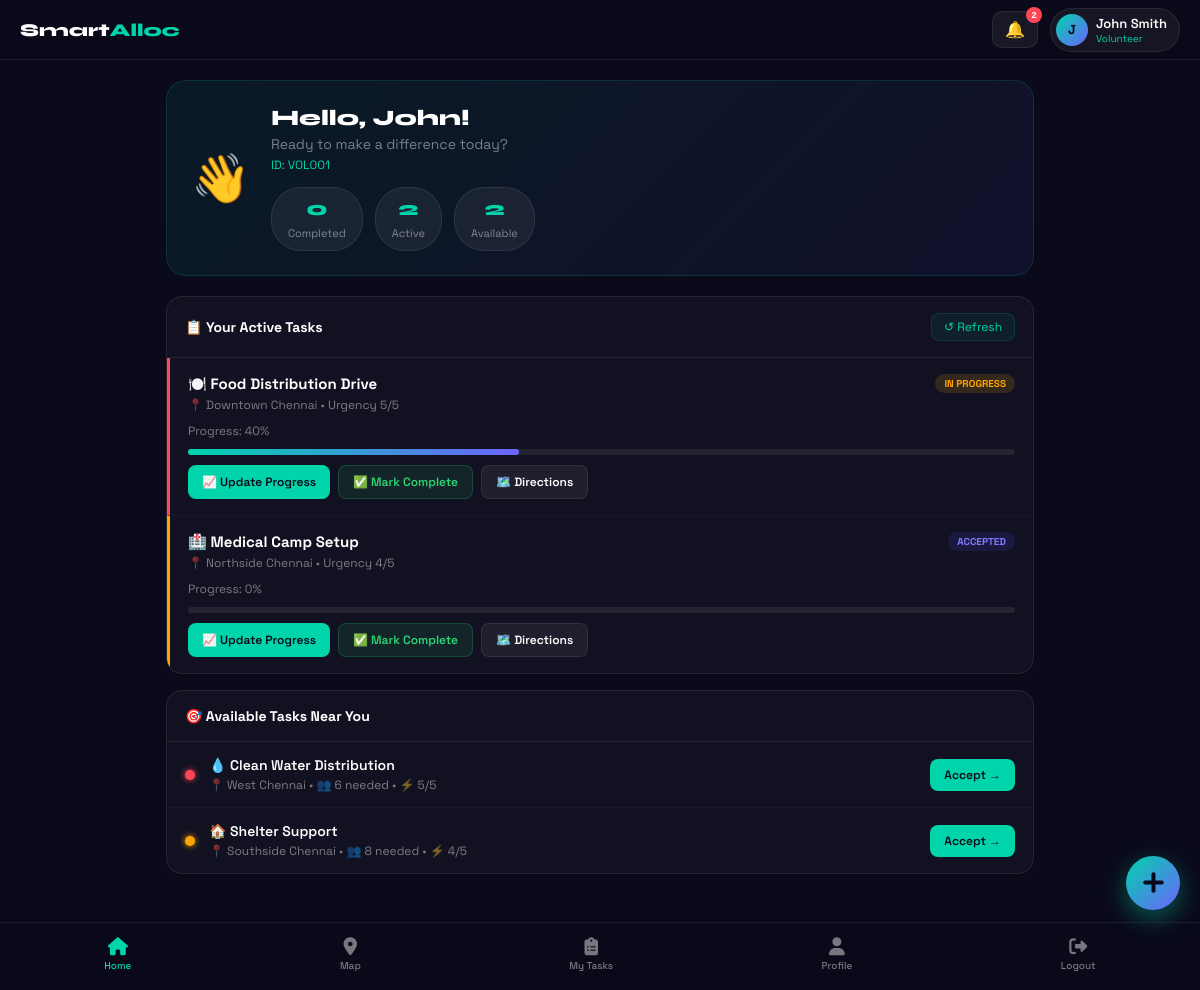
The app's page /smartalloc/pages/volunteer_dashboard.php (signed in) with its own data.
### tables this page shows
CREATE TABLE IF NOT EXISTS users (
    id INT AUTO_INCREMENT PRIMARY KEY,
    name VARCHAR(100) NOT NULL,
    email VARCHAR(100) UNIQUE NOT NULL,
    password VARCHAR(255) NOT NULL,
    role ENUM('admin','volunteer','ngo') NOT NULL,
    volunteer_id VARCHAR(20) NULL,
    phone VARCHAR(20),
    location VARCHAR(200),
    skills TEXT,
    profile_pic VARCHAR(255) DEFAULT 'default.png',
    status ENUM('active','inactive','pending') DEFAULT 'active',
    created_at TIMESTAMP DEFAULT CURRENT_TIMESTAMP
);

CREATE TABLE IF NOT EXISTS assignments (
    id INT AUTO_INCREMENT PRIMARY KEY,
    task_id INT,
    volunteer_id INT,
    status ENUM('pending','accepted','in-progress','completed','declined') DEFAULT 'pending',
    progress INT DEFAULT 0,
    assigned_at TIMESTAMP DEFAULT CURRENT_TIMESTAMP,
    completed_at TIMESTAMP NULL,
    FOREIGN KEY (task_id) REFERENCES tasks(id) ON DELETE CASCADE,
    FOREIGN KEY (volunteer_id) REFERENCES users(id) ON DELETE CASCADE
);

CREATE TABLE IF NOT EXISTS tasks (
    id INT AUTO_INCREMENT PRIMARY KEY,
    title VARCHAR(200) NOT NULL,
    description TEXT,
    location VARCHAR(200),
    latitude DECIMAL(10,8) DEFAULT 11.0168,
    longitude DECIMAL(11,8) DEFAULT 76.9558,
    problem_type ENUM('food','medical','shelter','water','education','other') DEFAULT 'other',
    urgency INT DEFAULT 3 CHECK (urgency BETWEEN 1 AND 5),
    status ENUM('open','in-progress','completed') DEFAULT 'open',
    volunteers_needed INT DEFAULT 1,
    created_by INT,
    ngo_id INT NULL,
    created_at TIMESTAMP DEFAULT CURRENT_TIMESTAMP,
    updated_at TIMESTAMP DEFAULT CURRENT_TIMESTAMP ON UPDATE CURRENT_TIMESTAMP,
    FOREIGN KEY (created_by) REFERENCES users(id),
    FOREIGN KEY (ngo_id) REFERENCES ngos(id)
);

### smartalloc/pages/volunteer_dashboard.php (the view, shortened to what this page needs)
<?php
$user = $_SESSION['user'];
$db = getDB();
$my_assignments = $db->prepare("SELECT a.*, t.title, t.location, t.problem_type, t.urgency, t.description, t.volunteers_needed FROM assignments a JOIN tasks t ON a.task_id = t.id WHERE a.volunteer_id = ? ORDER BY a.assigned_at DESC");
$my_assignments->bind_param('i', $user['id']);
$my_assignments->execute();
$my_tasks = $my_assignments->get_result()->fetch_all(MYSQLI_ASSOC);
$active_count = count(array_filter($my_tasks, fn($t) => in_array($t['status'], ['accepted','in-progress'])));
$completed_count = count(array_filter($my_tasks, fn($t) => $t['status'] === 'completed'));
$avail = $db->prepare("SELECT t.* FROM tasks t LEFT JOIN assignments a ON a.task_id = t.id AND a.volunteer_id = ? WHERE t.status='open' AND a.id IS NULL ORDER BY t.urgency DESC LIMIT 8");
$avail->bind_param('i', $user['id']);
$avail->execute();
$available_tasks = $avail->get_result()->fetch_all(MYSQLI_ASSOC);
$nq = $db->prepare("SELECT * FROM notifications WHERE user_id = ? AND is_read = 0 ORDER BY created_at DESC LIMIT 5");
$nq->bind_param('i', $user['id']);
$nq->execute();
$notifs = $nq->get_result()->fetch_all(MYSQLI_ASSOC);
$notif_count = count($notifs);
$uq = $db->prepare("SELECT * FROM users WHERE id = ?");
$uq->bind_param('i', $user['id']);
$uq->execute();
$volunteer_details = $uq->get_result()->fetch_assoc();
$urgency_color = [5=>'#FF4757',4=>'#FFA502',3=>'#5352ED',2=>'#00D4AA',1=>'#888'];
$type_icons=['food'=>'🍽️','medical'=>'🏥','shelter'=>'🏠','water'=>'💧','education'=>'📚','other'=>'📌'];
?>
<!DOCTYPE html>
<html lang="en">
<head>
<link rel="stylesheet" href="https://cdnjs.cloudflare.com/ajax/libs/font-awesome/6.4.0/css/all.min.css">
</head>
<body>
<div class="topnav">
  <div class="logo">Smart<span>Alloc</span></div>
  <button class="icon-btn" onclick="toggleNotifs()" title="Notifications">
    🔔 <?php if($notif_count>0): ?><span class="badge-dot"><?=$notif_count?></span><?php endif; ?>
  </button>
  <div class="profile-btn" onclick="openProfile()">
    <div class="avatar"><?=strtoupper(substr($user['name'],0,1))?></div>
    <div><div class="uname"><?=htmlspecialchars($user['name'])?></div><div class="urole">Volunteer</div></div>
  </div>
</div>
<div class="page">
  <div class="hero">
    <div class="hero-icon">👋</div>
    <div style="flex:1">
      <h2>Hello, <?=htmlspecialchars(explode(' ', $user['name'])[0])?>!</h2>
      <p>Ready to make a difference today?</p>
      <?php if($volunteer_details['volunteer_id']): ?>
      <p style="margin-top:4px;font-size:12px;color:var(--primary)">ID: <?=htmlspecialchars($volunteer_details['volunteer_id'])?></p>
      <?php endif; ?>
      <div class="stat-pills">
        <div class="stat-pill"><span class="stat-pill-num"><?=$completed_count?></span><span class="stat-pill-label">Completed</span></div>
        <div class="stat-pill"><span class="stat-pill-num"><?=$active_count?></span><span class="stat-pill-label">Active</span></div>
        <div class="stat-pill"><span class="stat-pill-num"><?=count($available_tasks)?></span><span class="stat-pill-label">Available</span></div>
      </div>
    </div>
  </div>
  <div class="section-card">
    <div class="section-header">
      <div class="section-title">📋 Your Active Tasks</div>
      <button class="section-action" onclick="location.reload()">↺ Refresh</button>
    </div>
    <?php $active = array_filter($my_tasks, fn($t)=>in_array($t['status'],['accepted','in-progress'])); ?>
    <?php foreach($active as $t):
      $clr = $urgency_color[$t['urgency']] ?? '#888';
      $badge_class = $t['status']==='in-progress' ? 'badge-inprogress' : 'badge-accepted';
    ?>
    <div class="task-item" style="border-left:3px solid <?=$clr?>">
      <div class="task-top">
        <div>
          <div class="task-name"><?=$type_icons[$t['problem_type']]?> <?=htmlspecialchars($t['title'])?></div>
          <div class="task-meta">📍 <?=htmlspecialchars($t['location'])?> • Urgency <?=$t['urgency']?>/5</div>
        </div>
        <span class="badge <?=$badge_class?>"><?=ucfirst(str_replace('-',' ',$t['status']))?></span>
      </div>
      <div style="font-size:12px;color:var(--text-muted);margin-bottom:6px">Progress: <?=$t['progress']?>%</div>
      <div class="progress-bar"><div class="progress-fill" style="width:<?=$t['progress']?>%"></div></div>
      <div class="task-actions">
        <button class="btn btn-primary" onclick="updateProgress(<?=$t['id']?>, <?=$t['task_id']?>)">📈 Update Progress</button>
        <button class="btn btn-success" onclick="completeTask(<?=$t['id']?>, <?=$t['task_id']?>)">✅ Mark Complete</button>
        <button class="btn btn-ghost" onclick="window.open('https://maps.google.com/?q='+encodeURIComponent('<?=addslashes($t['location'])?>'), '_blank')">🗺️ Directions</button>
      </div>
    </div>
    <?php endforeach; ?>
  </div>
  <div class="section-card">
    <div class="section-header">
      <div class="section-title">🎯 Available Tasks Near You</div>
    </div>
    <?php foreach($available_tasks as $t):
      $clr = $urgency_color[$t['urgency']] ?? '#888';
    ?>
    <div class="avail-item">
      <div class="urgency-dot" style="background:<?=$clr?>;box-shadow:0 0 6px <?=$clr?>"></div>
      <div class="avail-info">
        <div class="avail-name"><?=$type_icons[$t['problem_type']]?> <?=htmlspecialchars($t['title'])?></div>
        <div class="avail-meta">📍 <?=htmlspecialchars($t['location'])?> • 👥 <?=$t['volunteers_needed']?> needed • ⚡ <?=$t['urgency']?>/5</div>
      </div>
      <button class="btn btn-primary" onclick="acceptTask(<?=$t['id']?>)">Accept →</button>
    </div>
    <?php endforeach; ?>
  </div>
</div>
<button class="fab" onclick="openModal('aiModal')" title="Report New Need">+</button>
<div class="bottom-nav">
  <a href="/smartalloc/pages/volunteer_dashboard.php" class="nav-tab active"><i class="fas fa-home"></i>Home</a>
  <a href="#" class="nav-tab" onclick="window.open('https://maps.google.com/?q=Chennai+NGO+volunteer+tasks', '_blank')"><i class="fas fa-map-marker-alt"></i>Map</a>
  <a href="#" class="nav-tab" onclick="document.querySelector('.section-card').scrollIntoView()"><i class="fas fa-clipboard-list"></i>My Tasks</a>
  <a href="#" class="nav-tab" onclick="openProfile()"><i class="fas fa-user"></i>Profile</a>
  <a href="/smartalloc/pages/logout.php" class="nav-tab"><i class="fas fa-sign-out-alt"></i>Logout</a>
</div>
</body>
</html>

### records on screen
users: name "J", name "John Smith", name "John", volunteer "VOL001"
assignments: task.problem_type "🍽️", task.title "Food Distribution Drive", task.location "Downtown Chennai", task.urgency "5", status "IN PROGRESS", progress "40"
assignments: task.problem_type "🏥", task.title "Medical Camp Setup", task.location "Northside Chennai", task.urgency "4", status "ACCEPTED", progress "0"
tasks: problem_type "💧", title "Clean Water Distribution", location "West Chennai", volunteers_needed "6", urgency "5"
tasks: problem_type "🏠", title "Shelter Support", location "Southside Chennai", volunteers_needed "8", urgency "4"

### other values on screen
$notif_count "2"
$completed_count "0"
$active_count "2"
count($available_tasks) "2"
